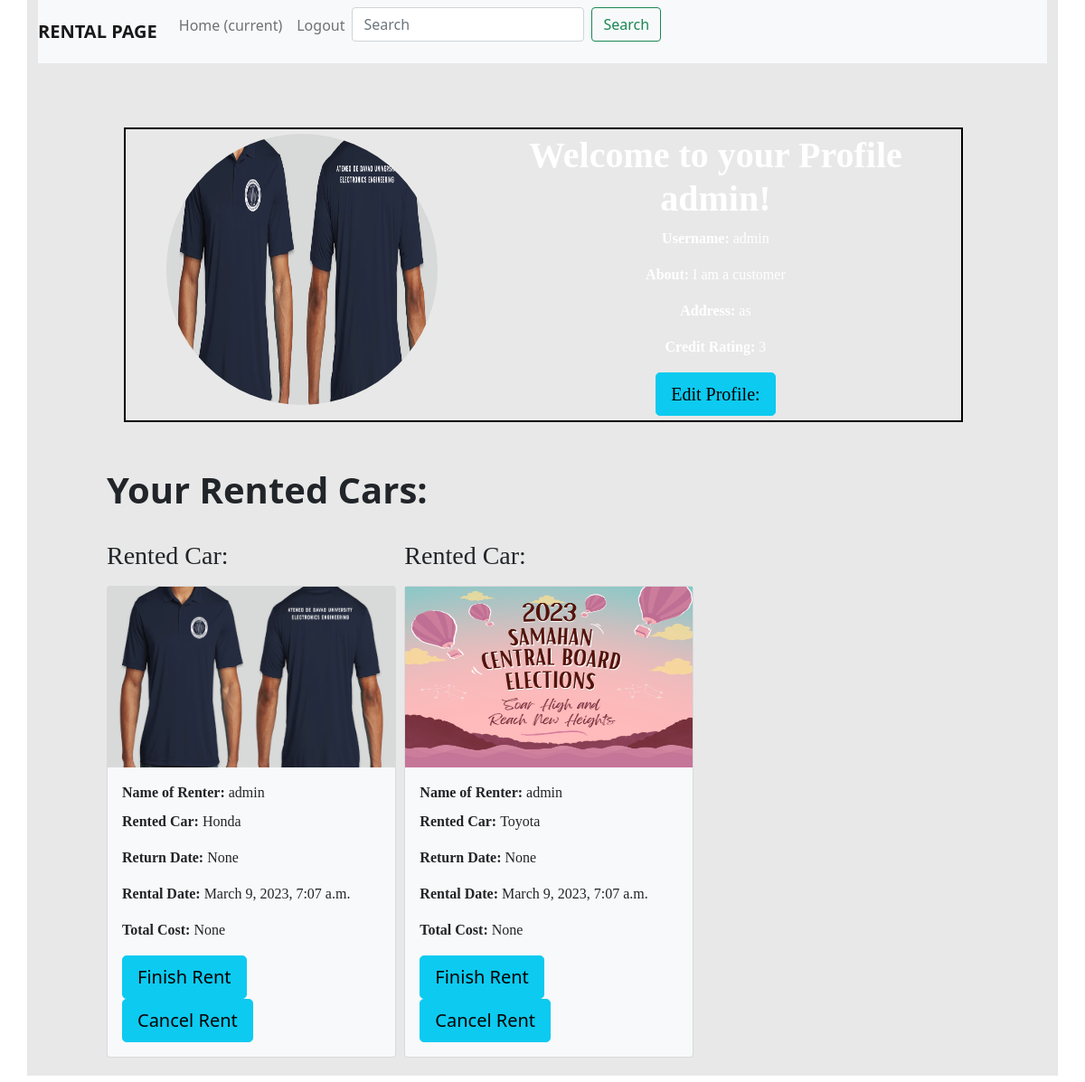
Before: /customer/profile/6/ (signed in) with the older database file.
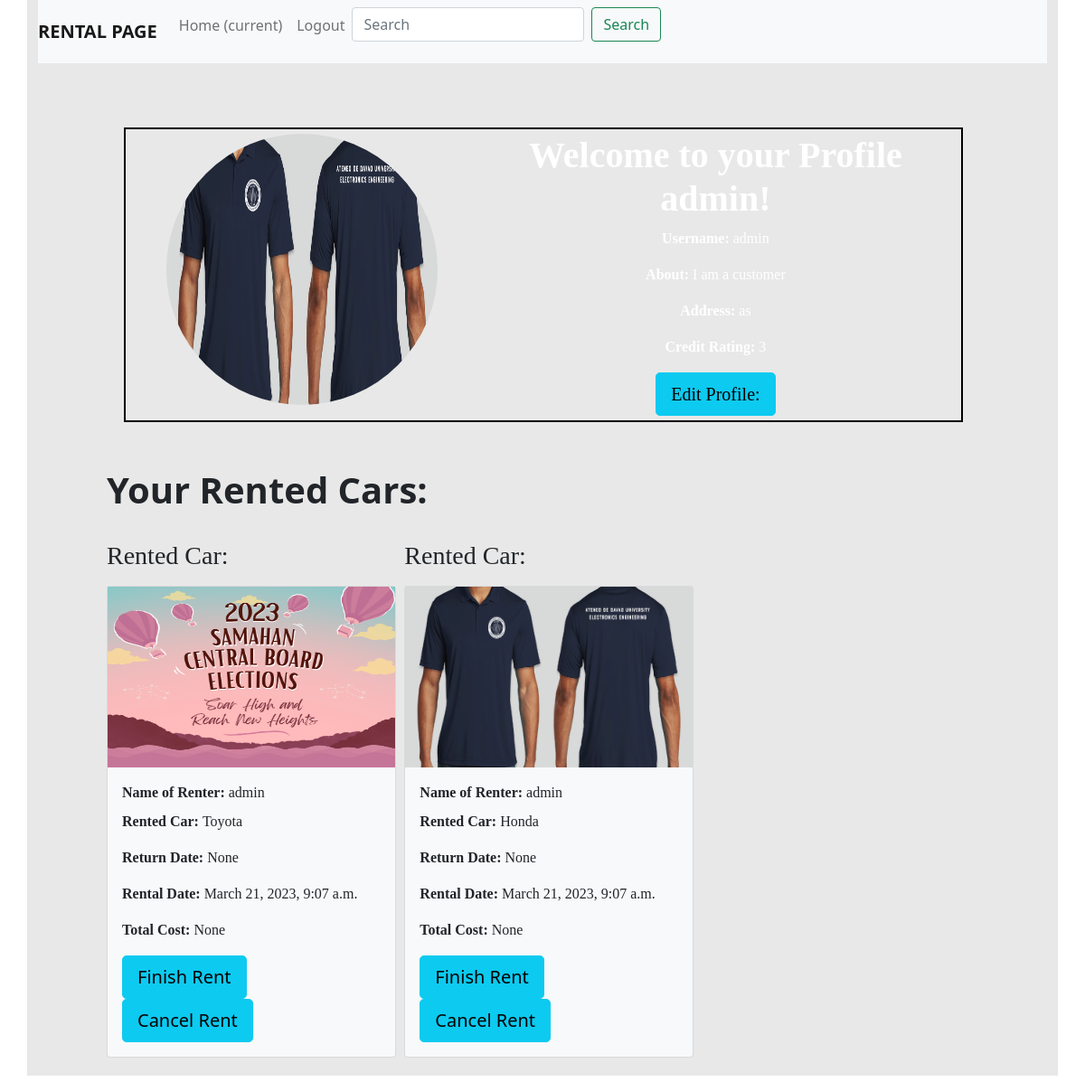
After: the same page with the newer database file.
### customer/models.py (models this page shows)
class CustomerProfile(models.Model):
  user = models.OneToOneField(User, on_delete=models.CASCADE)
  dp = models.ImageField(upload_to="dp/", null=True)
  about = models.CharField(max_length=150, default="I am a customer", null=True)
  address = models.CharField(max_length=500, null=True)
  credit_rating = models.IntegerField(null=True)
  def __str__(self):
    return str(self.user)

### rental/models.py (models this page shows, shortened)
class Rental(models.Model):
    Car = models.ForeignKey(Car, on_delete=models.CASCADE, null=True)
    Renter = models.ForeignKey(CustomerProfile, on_delete=models.CASCADE, null=True)
    ReturnDate = models.DateTimeField(null=True)
    RentalDate = models.DateTimeField(auto_now_add=True, null=True)
    TotalCost = models.IntegerField(null=True)
    FinishedRent = models.BooleanField(default=0)

class Car(models.Model):
    CarPicture = models.ImageField(upload_to='cars/', blank=True)
    Manufacturer = models.ForeignKey(Manufacturer, on_delete=models.CASCADE, null=True)
    Model = models.CharField(max_length=200,null=True)
    Class = models.IntegerField(null=True)
    Maintenance = models.ManyToManyField(MaintenanceEvent)
    Stock_Number = models.IntegerField(default=0, null=True)
    def __str__(self):
        return str(self.Model)

### customer/views.py (the view)
# urls.py: path('profile/<str:pk>/', profile_page, name='profile'),
def profile_page(request,pk):
    user = request.user
    profile = CustomerProfile.objects.get(user=user)
    rentals = Rental.objects.filter(Renter=profile).exclude(FinishedRent=1)
    return render(request, 'customer/customer.html', {'rentals':rentals, 'profile':profile})

### templates/customer/customer.html
{% extends "base.html" %}
{% block content %}
{% include "nav.html" %}
<div class="container-fluid">
    <div class="row" style="margin:20px">
        <div class="col-sm">
            <div class="row" style="margin:50px">
                <div class="row d-flex flex-row-reverse my-border">
                    <div class="col-7">
                    <h1><b> Welcome to your Profile {{profile.user}}! </h1> </b>
                        <p class="font-sub"><b>Username: </b>{{profile.user}}</p>
                        <p class="font-sub"><b>About: </b>{{profile.about}}</p>
                        <p class="font-sub"><b>Address: </b>{{profile.address}}</p>
                        <p class="font-sub"><b>Credit Rating: </b>{{profile.credit_rating}}</p>
                    <a href="{% url 'edit' profile.id %}" class="btn btn-info btn-lg" role="button">Edit Profile:</a>
                    </div>
                    <div class="col-5">
                        <img style="width: 300px; height: 300px" src="{{ profile.dp.url }}"  alt="DP Picture" class="rounded-circle">
                    </div>
                </div>
            </div>
    <div class="row" style="margin: 20px">
        <h1><b> Your Rented Cars: </h1> </b>
    {% for rental in rentals %}
            <div class="col-sm-4">
                <br><h3 class="font-title"><p>Rented Car:</h3></p>
                <div class="card bg-light" style="width: 20rem;">
                    <img class="img-fluid" src="{{ rental.Car.CarPicture.url }}" style="width: 320px; height: 200px" alt="Card image cap">
                    <div class="card-body">
                      <p class="card-title font-sub"><b>Name of Renter:</b> {{ rental.Renter }}</p>
                      <p class="card-text font-sub"><b>Rented Car: </b> {{ rental.Car }}</p>
                      <p class="card-text font-sub"><b>Return Date: </b>{{ rental.ReturnDate }}</p>
                      <p class="card-text font-sub"><b>Rental Date: </b>{{ rental.RentalDate }}</p>
                      <p class="card-text font-sub"><b>Total Cost: </b>{{ rental.TotalCost }}</p>
                      <a href="{% url 'finishrent' rental.id %}" class="btn btn-info btn-lg" role="button">Finish Rent</a>
                      <a href="{% url 'cancelrent' rental.id %}" class="btn btn-info btn-lg" role="button">Cancel Rent</a>
                    </div>
                </div>
            </div>
    {% endfor %}
    </div>
</div>
{% endblock %}

### templates/base.html (shortened to what this page needs)
<html>
    <head>
        {% load static %}
        <link href="https://cdn.jsdelivr.net/npm/bootstrap@5.0.1/dist/css/bootstrap.min.css" rel="stylesheet">
        <link rel="stylesheet" href="{% static 'css/style.css' %}">
    </head>
    <body>
        <div class = "container-md my-background">
        {% block content %}
        {% endblock %}
        </div>
    </body>
</html>

### templates/nav.html (shortened to what this page needs)
<nav class="navbar navbar-expand-lg navbar-light bg-light">
  <a class="navbar-brand" href="#"><b>RENTAL PAGE</b></a>
    <div class="collapse navbar-collapse" id="navbarText">
      <ul class="navbar-nav mr-auto">
        <li class="nav-item active">
          <a class="nav-link" href="{% url 'rental' %}">Home <span class="sr-only">(current)</span></a>
        </li>
        <li class="nav-item">
        <li class="nav-item">
          <a class="nav-link" href="{% url 'logout' %}">Logout</a>
        </li>
        <form action="{% url 'searchresults' %}" method="get" class="d-flex" role="search">
          <input name="search_text" class="form-control me-2" type="search" placeholder="Search" aria-label="Search">
          <button class="btn btn-outline-success" type="submit">Search</button>
        </form>
      </ul>
    </div>
  </nav>

### static/style.css (style rules this page uses)
.my-border { border-style: solid; border-color:darkseagreen; border-width: 4px 11px 4px 35px; width: 80%; color: white; text-align: center; font-family:Verdana; }
.my-background { background-color: hsla(280, 0%, 90%, 0.9) }
.my-border { width: 1000px; padding: 5px; border: 2px solid black; margin: 1; text-align: center; font-family: Verdana; }
.font-sub { font-family: Verdana; }
.font-title { font-family: Franklin Gothic Medium; }

### templates/base.html (style rules this page uses)
.my-background { background-color: hsla(280, 0%, 90%, 0.9) }
.my-border { width: 1000px; padding: 5px; border: 2px solid black; margin: 1; font-family: Verdana; }
.font-sub { font-family: Verdana; }
.font-title { font-family: Franklin Gothic Medium; }

Changed rows visible on the page:
removed Rental: Car.CarPicture (picture), Renter "admin", Car "Honda", ReturnDate "None", RentalDate "March 9, 2023, 7:07 a.m.", TotalCost "None"
removed Rental: Car.CarPicture (picture), Renter "admin", Car "Toyota", ReturnDate "None", RentalDate "March 9, 2023, 7:07 a.m.", TotalCost "None"
added Rental: Car.CarPicture (picture), Renter "admin", Car "Toyota", ReturnDate "None", RentalDate "March 21, 2023, 9:07 a.m.", TotalCost "None"
added Rental: Car.CarPicture (picture), Renter "admin", Car "Honda", ReturnDate "None", RentalDate "March 21, 2023, 9:07 a.m.", TotalCost "None"
